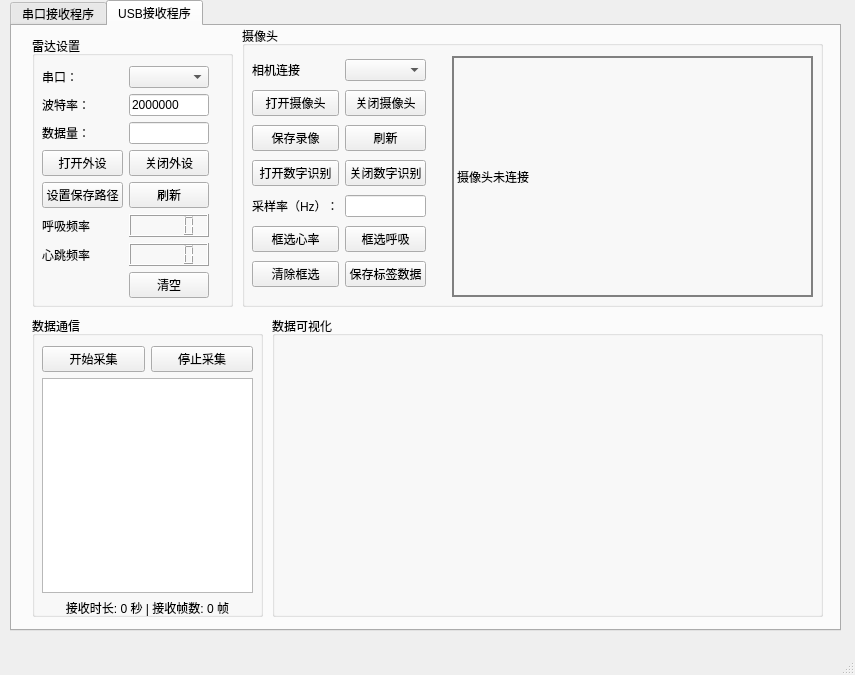
<?xml version="1.0" encoding="UTF-8"?>
<ui version="4.0">
 <class>MainWindow</class>
 <widget class="QMainWindow" name="MainWindow">
  <property name="geometry">
   <rect>
    <x>0</x>
    <y>0</y>
    <width>855</width>
    <height>675</height>
   </rect>
  </property>
  <property name="windowTitle">
   <string>串口接收工具</string>
  </property>
  <widget class="QWidget" name="centralwidget">
   <widget class="QTabWidget" name="tabWidget">
    <property name="geometry">
     <rect>
      <x>10</x>
      <y>0</y>
      <width>831</width>
      <height>631</height>
     </rect>
    </property>
    <property name="currentIndex">
     <number>1</number>
    </property>
    <widget class="QWidget" name="tab_24G">
     <attribute name="title">
      <string>串口接收程序</string>
     </attribute>
     <widget class="QGroupBox" name="groupBox_Serialport">
      <property name="geometry">
       <rect>
        <x>10</x>
        <y>10</y>
        <width>201</width>
        <height>351</height>
       </rect>
      </property>
      <property name="minimumSize">
       <size>
        <width>0</width>
        <height>80</height>
       </size>
      </property>
      <property name="title">
       <string>设置</string>
      </property>
      <widget class="QWidget" name="gridLayoutWidget">
       <property name="geometry">
        <rect>
         <x>10</x>
         <y>30</y>
         <width>181</width>
         <height>283</height>
        </rect>
       </property>
       <layout class="QGridLayout" name="gridLayout">
        <item row="8" column="0">
         <widget class="QLabel" name="heartrate">
          <property name="text">
           <string>心跳频率：</string>
          </property>
          <property name="alignment">
           <set>Qt::AlignmentFlag::AlignCenter</set>
          </property>
         </widget>
        </item>
        <item row="0" column="1">
         <widget class="QComboBox" name="cmbPort"/>
        </item>
        <item row="8" column="1">
         <widget class="QLCDNumber" name="heartrateLCD"/>
        </item>
        <item row="2" column="0">
         <widget class="QPushButton" name="btnOpen">
          <property name="minimumSize">
           <size>
            <width>80</width>
            <height>0</height>
           </size>
          </property>
          <property name="text">
           <string>打开</string>
          </property>
         </widget>
        </item>
        <item row="7" column="0">
         <widget class="QLabel" name="breathRate">
          <property name="text">
           <string>呼吸频率：</string>
          </property>
          <property name="alignment">
           <set>Qt::AlignmentFlag::AlignCenter</set>
          </property>
         </widget>
        </item>
        <item row="7" column="1">
         <widget class="QLCDNumber" name="breathingLCD"/>
        </item>
        <item row="4" column="0">
         <widget class="QPushButton" name="btnSave">
          <property name="text">
           <string>保存源数据</string>
          </property>
         </widget>
        </item>
        <item row="1" column="1">
         <widget class="QComboBox" name="cmbBaudRate">
          <item>
           <property name="text">
            <string>9600</string>
           </property>
          </item>
          <item>
           <property name="text">
            <string>115200</string>
           </property>
          </item>
          <item>
           <property name="text">
            <string>921600</string>
           </property>
          </item>
          <item>
           <property name="text">
            <string>2000000</string>
           </property>
          </item>
         </widget>
        </item>
        <item row="1" column="0">
         <widget class="QLabel" name="baudrate">
          <property name="text">
           <string>波特率：</string>
          </property>
          <property name="alignment">
           <set>Qt::AlignmentFlag::AlignCenter</set>
          </property>
         </widget>
        </item>
        <item row="4" column="1">
         <widget class="QPushButton" name="btnProcess">
          <property name="text">
           <string>保存处理数据</string>
          </property>
         </widget>
        </item>
        <item row="0" column="0">
         <widget class="QLabel" name="serial_port">
          <property name="text">
           <string>串口：</string>
          </property>
          <property name="alignment">
           <set>Qt::AlignmentFlag::AlignCenter</set>
          </property>
         </widget>
        </item>
        <item row="6" column="0">
         <widget class="QPushButton" name="btnOpenDat">
          <property name="text">
           <string>打开文件</string>
          </property>
         </widget>
        </item>
        <item row="2" column="1">
         <widget class="QPushButton" name="btnClose">
          <property name="minimumSize">
           <size>
            <width>80</width>
            <height>0</height>
           </size>
          </property>
          <property name="text">
           <string>关闭</string>
          </property>
         </widget>
        </item>
        <item row="3" column="0">
         <widget class="QPushButton" name="btnClear">
          <property name="minimumSize">
           <size>
            <width>80</width>
            <height>0</height>
           </size>
          </property>
          <property name="text">
           <string>清除</string>
          </property>
         </widget>
        </item>
        <item row="3" column="1">
         <widget class="QPushButton" name="btnRefresh">
          <property name="minimumSize">
           <size>
            <width>80</width>
            <height>0</height>
           </size>
          </property>
          <property name="text">
           <string>刷新</string>
          </property>
         </widget>
        </item>
       </layout>
      </widget>
     </widget>
     <widget class="QGroupBox" name="groupBoxCharts">
      <property name="geometry">
       <rect>
        <x>230</x>
        <y>10</y>
        <width>591</width>
        <height>351</height>
       </rect>
      </property>
      <property name="title">
       <string>实时信号处理</string>
      </property>
      <widget class="QWidget" name="verticalLayoutWidget">
       <property name="geometry">
        <rect>
         <x>10</x>
         <y>29</y>
         <width>571</width>
         <height>311</height>
        </rect>
       </property>
       <layout class="QVBoxLayout" name="verticalLayout">
        <item>
         <widget class="QChartView" name="chartViewFFT" native="true"/>
        </item>
       </layout>
      </widget>
     </widget>
     <widget class="QGroupBox" name="groupBox_Received">
      <property name="geometry">
       <rect>
        <x>10</x>
        <y>370</y>
        <width>801</width>
        <height>211</height>
       </rect>
      </property>
      <property name="title">
       <string>数据通信</string>
      </property>
      <widget class="QWidget" name="verticalLayoutWidget_2">
       <property name="geometry">
        <rect>
         <x>10</x>
         <y>30</y>
         <width>481</width>
         <height>161</height>
        </rect>
       </property>
       <layout class="QVBoxLayout" name="verticalLayout_2">
        <item>
         <widget class="QTextEdit" name="txtReceive">
          <property name="readOnly">
           <bool>true</bool>
          </property>
         </widget>
        </item>
       </layout>
      </widget>
      <widget class="QWidget" name="verticalLayoutWidget_4">
       <property name="geometry">
        <rect>
         <x>520</x>
         <y>30</y>
         <width>261</width>
         <height>102</height>
        </rect>
       </property>
       <layout class="QVBoxLayout" name="verticalLayout_4">
        <item>
         <widget class="QTextEdit" name="txtSend"/>
        </item>
        <item>
         <widget class="QPushButton" name="btnSend">
          <property name="text">
           <string>发送</string>
          </property>
         </widget>
        </item>
       </layout>
      </widget>
      <widget class="QLabel" name="lblStatus">
       <property name="geometry">
        <rect>
         <x>530</x>
         <y>170</y>
         <width>243</width>
         <height>31</height>
        </rect>
       </property>
       <property name="text">
        <string>接收时长: 0 秒 | 接收帧数: 0 帧</string>
       </property>
       <property name="alignment">
        <set>Qt::AlignmentFlag::AlignCenter</set>
       </property>
      </widget>
      <widget class="QWidget" name="horizontalLayoutWidget">
       <property name="geometry">
        <rect>
         <x>570</x>
         <y>140</y>
         <width>167</width>
         <height>31</height>
        </rect>
       </property>
       <layout class="QHBoxLayout" name="horizontalLayout_2">
        <item>
         <widget class="QRadioButton" name="rbtnHex">
          <property name="text">
           <string>16进制模式</string>
          </property>
         </widget>
        </item>
        <item>
         <widget class="QRadioButton" name="rbtnText">
          <property name="text">
           <string>文本模式</string>
          </property>
         </widget>
        </item>
       </layout>
      </widget>
     </widget>
    </widget>
    <widget class="QWidget" name="tab_60G">
     <attribute name="title">
      <string>USB接收程序</string>
     </attribute>
     <widget class="QGroupBox" name="groupBox">
      <property name="geometry">
       <rect>
        <x>20</x>
        <y>10</y>
        <width>201</width>
        <height>271</height>
       </rect>
      </property>
      <property name="title">
       <string>雷达设置</string>
      </property>
      <widget class="QWidget" name="gridLayoutWidget_2">
       <property name="geometry">
        <rect>
         <x>10</x>
         <y>30</y>
         <width>180</width>
         <height>232</height>
        </rect>
       </property>
       <layout class="QGridLayout" name="gridLayout_2">
        <item row="4" column="1">
         <widget class="QPushButton" name="btnRefreshUSB">
          <property name="text">
           <string>刷新</string>
          </property>
         </widget>
        </item>
        <item row="5" column="0">
         <widget class="QLabel" name="RRlabel">
          <property name="text">
           <string>呼吸频率</string>
          </property>
         </widget>
        </item>
        <item row="2" column="1">
         <widget class="QLineEdit" name="Data_lineEdit"/>
        </item>
        <item row="3" column="1">
         <widget class="QPushButton" name="btnCloseDeviceUSB">
          <property name="text">
           <string>关闭外设</string>
          </property>
         </widget>
        </item>
        <item row="1" column="0">
         <widget class="QLabel" name="PortRateUSB">
          <property name="text">
           <string>波特率：</string>
          </property>
         </widget>
        </item>
        <item row="1" column="1">
         <widget class="QLineEdit" name="BauldRateUSB">
          <property name="inputMask">
           <string/>
          </property>
          <property name="text">
           <string>2000000</string>
          </property>
         </widget>
        </item>
        <item row="3" column="0">
         <widget class="QPushButton" name="btnOpenDeviceUSB">
          <property name="text">
           <string>打开外设</string>
          </property>
         </widget>
        </item>
        <item row="7" column="1">
         <widget class="QPushButton" name="btnClearDataUSB">
          <property name="text">
           <string>清空</string>
          </property>
         </widget>
        </item>
        <item row="0" column="0">
         <widget class="QLabel" name="SerialPortUSB">
          <property name="text">
           <string>串口：</string>
          </property>
         </widget>
        </item>
        <item row="6" column="1">
         <widget class="QLCDNumber" name="HRLCD"/>
        </item>
        <item row="4" column="0">
         <widget class="QPushButton" name="btnSaveDataUSB">
          <property name="text">
           <string>设置保存路径</string>
          </property>
         </widget>
        </item>
        <item row="0" column="1">
         <widget class="QComboBox" name="cmbPortUSB"/>
        </item>
        <item row="6" column="0">
         <widget class="QLabel" name="HRLabel">
          <property name="text">
           <string>心跳频率</string>
          </property>
         </widget>
        </item>
        <item row="5" column="1">
         <widget class="QLCDNumber" name="RRLCD"/>
        </item>
        <item row="2" column="0">
         <widget class="QLabel" name="DataNum">
          <property name="text">
           <string>数据量：</string>
          </property>
         </widget>
        </item>
        <item row="3" column="2">
         <spacer name="horizontalSpacer">
          <property name="orientation">
           <enum>Qt::Orientation::Horizontal</enum>
          </property>
          <property name="sizeHint" stdset="0">
           <size>
            <width>40</width>
            <height>20</height>
           </size>
          </property>
         </spacer>
        </item>
       </layout>
      </widget>
     </widget>
     <widget class="QGroupBox" name="groupBox_2">
      <property name="geometry">
       <rect>
        <x>20</x>
        <y>290</y>
        <width>231</width>
        <height>301</height>
       </rect>
      </property>
      <property name="title">
       <string>数据通信</string>
      </property>
      <widget class="QWidget" name="verticalLayoutWidget_3">
       <property name="geometry">
        <rect>
         <x>10</x>
         <y>30</y>
         <width>211</width>
         <height>271</height>
        </rect>
       </property>
       <layout class="QVBoxLayout" name="verticalLayout_3">
        <item>
         <layout class="QHBoxLayout" name="horizontalLayout">
          <item>
           <widget class="QPushButton" name="btnATStart">
            <property name="text">
             <string>开始采集</string>
            </property>
           </widget>
          </item>
          <item>
           <widget class="QPushButton" name="btnATReset">
            <property name="text">
             <string>停止采集</string>
            </property>
           </widget>
          </item>
         </layout>
        </item>
        <item>
         <widget class="QTextEdit" name="textReceiverUSB"/>
        </item>
        <item>
         <widget class="QLabel" name="lblStatusUSB">
          <property name="text">
           <string>接收时长: 0 秒 | 接收帧数: 0 帧</string>
          </property>
          <property name="alignment">
           <set>Qt::AlignmentFlag::AlignCenter</set>
          </property>
         </widget>
        </item>
       </layout>
      </widget>
     </widget>
     <widget class="QGroupBox" name="groupBox_3">
      <property name="geometry">
       <rect>
        <x>230</x>
        <y>0</y>
        <width>581</width>
        <height>281</height>
       </rect>
      </property>
      <property name="title">
       <string>摄像头</string>
      </property>
      <widget class="QWidget" name="gridLayoutWidget_3">
       <property name="geometry">
        <rect>
         <x>10</x>
         <y>30</y>
         <width>188</width>
         <height>241</height>
        </rect>
       </property>
       <layout class="QGridLayout" name="gridLayout_3">
        <item row="4" column="1">
         <widget class="QLineEdit" name="lineEdit_Freq"/>
        </item>
        <item row="3" column="2">
         <spacer name="horizontalSpacer_2">
          <property name="orientation">
           <enum>Qt::Orientation::Horizontal</enum>
          </property>
          <property name="sizeHint" stdset="0">
           <size>
            <width>40</width>
            <height>20</height>
           </size>
          </property>
         </spacer>
        </item>
        <item row="2" column="0">
         <widget class="QPushButton" name="btnCameraSave">
          <property name="text">
           <string>保存录像</string>
          </property>
         </widget>
        </item>
        <item row="1" column="1">
         <widget class="QPushButton" name="btnCameraDisconnect">
          <property name="text">
           <string>关闭摄像头</string>
          </property>
         </widget>
        </item>
        <item row="4" column="0">
         <widget class="QLabel" name="label_freq">
          <property name="text">
           <string>采样率（Hz）：</string>
          </property>
         </widget>
        </item>
        <item row="0" column="1">
         <widget class="QComboBox" name="cmbCamera"/>
        </item>
        <item row="6" column="1">
         <widget class="QPushButton" name="btnSelectRR">
          <property name="text">
           <string>框选呼吸</string>
          </property>
         </widget>
        </item>
        <item row="1" column="0">
         <widget class="QPushButton" name="btnCameraConnect">
          <property name="text">
           <string>打开摄像头</string>
          </property>
         </widget>
        </item>
        <item row="3" column="1">
         <widget class="QPushButton" name="btnCloseCV">
          <property name="text">
           <string>关闭数字识别</string>
          </property>
         </widget>
        </item>
        <item row="3" column="0">
         <widget class="QPushButton" name="btnOpenCV">
          <property name="text">
           <string>打开数字识别</string>
          </property>
         </widget>
        </item>
        <item row="2" column="1">
         <widget class="QPushButton" name="btnCameraRefresh">
          <property name="text">
           <string>刷新</string>
          </property>
         </widget>
        </item>
        <item row="6" column="0">
         <widget class="QPushButton" name="btnSelectHR">
          <property name="text">
           <string>框选心率</string>
          </property>
         </widget>
        </item>
        <item row="0" column="0">
         <widget class="QLabel" name="label">
          <property name="text">
           <string>相机连接</string>
          </property>
         </widget>
        </item>
        <item row="7" column="0">
         <widget class="QPushButton" name="btnClearRect">
          <property name="text">
           <string>清除框选</string>
          </property>
         </widget>
        </item>
        <item row="7" column="1">
         <widget class="QPushButton" name="btnSaveLabel">
          <property name="text">
           <string>保存标签数据</string>
          </property>
         </widget>
        </item>
       </layout>
      </widget>
      <widget class="CameraLabel" name="labelCamera">
       <property name="geometry">
        <rect>
         <x>210</x>
         <y>30</y>
         <width>361</width>
         <height>241</height>
        </rect>
       </property>
       <property name="styleSheet">
        <string notr="true">border: 2px solid gray;</string>
       </property>
       <property name="text">
        <string>摄像头未连接</string>
       </property>
      </widget>
     </widget>
     <widget class="QGroupBox" name="groupBox_4">
      <property name="geometry">
       <rect>
        <x>260</x>
        <y>290</y>
        <width>551</width>
        <height>301</height>
       </rect>
      </property>
      <property name="title">
       <string>数据可视化</string>
      </property>
     </widget>
    </widget>
   </widget>
  </widget>
  <widget class="QMenuBar" name="menubar">
   <property name="geometry">
    <rect>
     <x>0</x>
     <y>0</y>
     <width>855</width>
     <height>21</height>
    </rect>
   </property>
  </widget>
  <widget class="QStatusBar" name="statusbar"/>
 </widget>
 <customwidgets>
  <customwidget>
   <class>QChartView</class>
   <extends>QWidget</extends>
   <header>QtCharts/QChartView</header>
   <container>1</container>
  </customwidget>
  <customwidget>
   <class>CameraLabel</class>
   <extends>QLabel</extends>
   <header>cameralabel.h</header>
  </customwidget>
 </customwidgets>
 <resources/>
 <connections/>
</ui>
